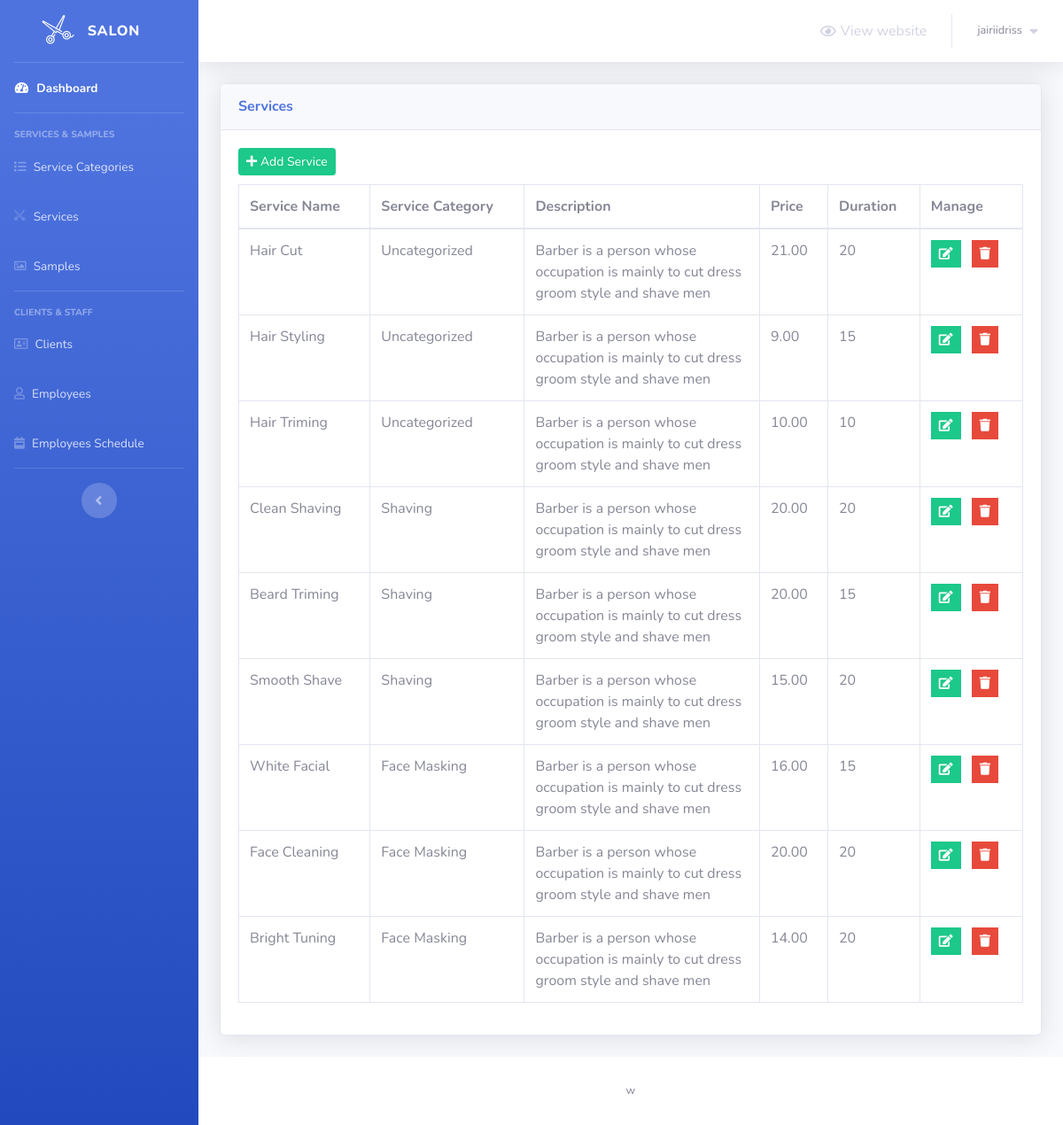
/admin/services.php (signed in), run on the app's committed database.
### tables this page shows
CREATE TABLE `services` (
  `service_id` int(5) NOT NULL,
  `service_name` text NOT NULL,
  `service_description` text NOT NULL,
  `service_price` decimal(6,2) NOT NULL,
  `service_duration` int(5) NOT NULL,
  `category_id` int(2) NOT NULL
);

CREATE TABLE `service_categories` (
  `category_id` int(2) NOT NULL,
  `category_name` text NOT NULL
);

### admin/services.php (the view, shortened to what this page needs)
<?php
    include 'connect.php';
    include 'Includes/templates/header.php';
    if(isset($_SESSION['username_barbershop_Xw211qAAsq4']) && isset($_SESSION['password_barbershop_Xw211qAAsq4']))
    {
?>
        <div class="container-fluid">
            <?php
                $do = '';
                if(isset($_GET['do']) && in_array($_GET['do'], array('Add','Edit')))
                {
                    $do = htmlspecialchars($_GET['do']);
                }
                else
                {
                    $do = 'Manage';
                }
                if($do == 'Manage')
                {
                    $stmt = $con->prepare("SELECT * FROM services s, service_categories sc where s.category_id = sc.category_id");
                    $stmt->execute();
                    $rows_services = $stmt->fetchAll();
                ?>
                    <div class="card shadow mb-4">
                        <div class="card-header py-3">
                            <h6 class="m-0 font-weight-bold text-primary">Services</h6>
                        </div>
                        <div class="card-body">
                            <a href="services.php?do=Add" class="btn btn-success btn-sm" style="margin-bottom: 10px;">
                                <i class="fa fa-plus"></i>
                                Add Service
                            </a>
                            <table class="table table-bordered">
                                <thead>
                                    <tr>
                                        <th scope="col">Service Name</th>
                                        <th scope="col">Service Category</th>
                                        <th scope="col">Description</th>
                                        <th scope="col">Price</th>
                                        <th scope="col">Duration</th>
                                        <th scope="col">Manage</th>
                                    </tr>
                                </thead>
                                <tbody>
                                    <?php
                                        foreach($rows_services as $service)
                                        {
                                            echo "<tr>";
                                                echo "<td>";
                                                    echo $service['service_name'];
                                                echo "</td>";
                                                echo "<td>";
                                                    echo $service['category_name'];
                                                echo "</td>";
                                                echo "<td style = 'width:30%'>";
                                                    echo $service['service_description'];
                                                echo "</td>";
                                                echo "<td>";
                                                    echo $service['service_price'];
                                                echo "</td>";
                                                echo "<td>";
                                                    echo $service['service_duration'];
                                                echo "</td>";
                                                echo "<td>";
                                                    $delete_data = "delete_".$service["service_id"];
                                                    ?>
                                                        <ul class="list-inline m-0">
                                                            <li class="list-inline-item" data-toggle="tooltip" title="Edit">
                                                                <button class="btn btn-success btn-sm rounded-0">
                                                                    <a href="services.php?do=Edit&service_id=<?php echo $service['service_id']; ?>" style="color: white;">
                                                                        <i class="fa fa-edit"></i>
                                                                    </a>
                                                                </button>
                                                            </li>
                                                            <li class="list-inline-item" data-toggle="tooltip" title="Delete">
                                                                <button class="btn btn-danger btn-sm rounded-0" type="button" data-toggle="modal" data-target="#<?php echo $delete_data; ?>" data-placement="top"><i class="fa fa-trash"></i></button>
                                                            </li>
                                                        </ul>
                                                    <?php
                                                echo "</td>";
                                            echo "</tr>";
                                        }
                                    ?>
                                </tbody>
                            </table>
                        </div>
                    </div>
                    <?php
                }
            ?>
        </div>
<?php
        include 'Includes/templates/footer.php';
    }
    else
    {
        header('Location: login.php');
        exit();
    }
?>

### data on the page
services: service_name "Hair Cut", category.category_name "Uncategorized", service_description "Barber is a person whose occupation is mainly to cut dress groom style and shave men", service_price "21.00", service_duration "20"
services: service_name "Hair Styling", category.category_name "Uncategorized", service_description "Barber is a person whose occupation is mainly to cut dress groom style and shave men", service_price "9.00", service_duration "15"
services: service_name "Hair Triming", category.category_name "Uncategorized", service_description "Barber is a person whose occupation is mainly to cut dress groom style and shave men", service_price "10.00", service_duration "10"
services: service_name "Clean Shaving", category.category_name "Shaving", service_description "Barber is a person whose occupation is mainly to cut dress groom style and shave men", service_price "20.00", service_duration "20"
services: service_name "Beard Triming", category.category_name "Shaving", service_description "Barber is a person whose occupation is mainly to cut dress groom style and shave men", service_price "20.00", service_duration "15"
services: service_name "Smooth Shave", category.category_name "Shaving", service_description "Barber is a person whose occupation is mainly to cut dress groom style and shave men", service_price "15.00", service_duration "20"
services: service_name "White Facial", category.category_name "Face Masking", service_description "Barber is a person whose occupation is mainly to cut dress groom style and shave men", service_price "16.00", service_duration "15"
services: service_name "Face Cleaning", category.category_name "Face Masking", service_description "Barber is a person whose occupation is mainly to cut dress groom style and shave men", service_price "20.00", service_duration "20"
services: service_name "Bright Tuning", category.category_name "Face Masking", service_description "Barber is a person whose occupation is mainly to cut dress groom style and shave men", service_price "14.00", service_duration "20"

### other printed values
$_SESSION['username_barbershop_Xw211qAAsq4'] "jairiidriss"
